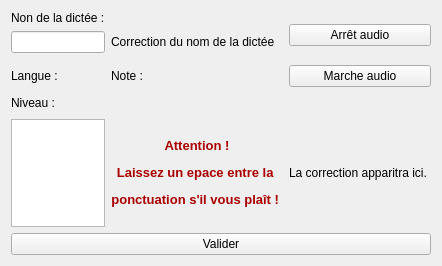
<?xml version="1.0" encoding="UTF-8"?>
<ui version="4.0">
 <class>Form</class>
 <widget class="QWidget" name="Form">
  <property name="geometry">
   <rect>
    <x>0</x>
    <y>0</y>
    <width>423</width>
    <height>266</height>
   </rect>
  </property>
  <property name="windowTitle">
   <string>Form</string>
  </property>
  <layout class="QGridLayout" name="gridLayout_2">
   <item row="2" column="0">
    <widget class="QPushButton" name="pb_valider_dictee">
     <property name="text">
      <string>Valider</string>
     </property>
    </widget>
   </item>
   <item row="0" column="0">
    <layout class="QGridLayout" name="gridLayout">
     <item row="5" column="3">
      <spacer name="horizontalSpacer">
       <property name="orientation">
        <enum>Qt::Horizontal</enum>
       </property>
       <property name="sizeHint" stdset="0">
        <size>
         <width>40</width>
         <height>20</height>
        </size>
       </property>
      </spacer>
     </item>
     <item row="3" column="0">
      <widget class="QLabel" name="label_langue">
       <property name="text">
        <string>Langue : </string>
       </property>
      </widget>
     </item>
     <item row="1" column="0">
      <widget class="QLineEdit" name="le_nom_dictee"/>
     </item>
     <item row="10" column="2">
      <widget class="QLabel" name="label_attention">
       <property name="text">
        <string>&lt;html&gt;&lt;head/&gt;&lt;body&gt;&lt;p align=&quot;center&quot;&gt;&lt;span style=&quot; font-size:10pt; font-weight:600; color:#aa0000;&quot;&gt;Attention !&lt;/span&gt;&lt;/p&gt;&lt;p align=&quot;center&quot;&gt;&lt;span style=&quot; font-size:10pt; font-weight:600; color:#aa0000;&quot;&gt;    Laissez un epace entre la &lt;/span&gt;&lt;/p&gt;&lt;p align=&quot;center&quot;&gt;&lt;span style=&quot; font-size:10pt; font-weight:600; color:#aa0000;&quot;&gt;    ponctuation s'il vous plaît ! &lt;/span&gt;&lt;/p&gt;&lt;/body&gt;&lt;/html&gt;</string>
       </property>
      </widget>
     </item>
     <item row="0" column="0">
      <widget class="QLabel" name="label_nom_dictee">
       <property name="text">
        <string>Non de la dictée :</string>
       </property>
      </widget>
     </item>
     <item row="10" column="0">
      <widget class="QPlainTextEdit" name="pltext_dictee">
       <property name="plainText">
        <string/>
       </property>
      </widget>
     </item>
     <item row="0" column="3" rowspan="3">
      <widget class="QPushButton" name="pb_arret_audio">
       <property name="text">
        <string>Arrêt audio</string>
       </property>
       <property name="icon">
        <iconset>
         <normaloff>:/image_icone_pause.png</normaloff>
         <activeoff>:/image_icone_pause.png</activeoff>
         <activeon>:/image_icone_pause.png</activeon>
         <selectedoff>:/image_icone_pause.png</selectedoff>
         <selectedon>:/image_icone_pause.png</selectedon>:/image_icone_pause.png</iconset>
       </property>
      </widget>
     </item>
     <item row="3" column="3">
      <widget class="QPushButton" name="pb_marche_audio">
       <property name="text">
        <string>Marche audio</string>
       </property>
       <property name="icon">
        <iconset>
         <normaloff>:/newPrefix/image_icone_lecture.png</normaloff>:/newPrefix/image_icone_lecture.png</iconset>
       </property>
      </widget>
     </item>
     <item row="5" column="0">
      <widget class="QLabel" name="label_niveau">
       <property name="text">
        <string>Niveau : </string>
       </property>
      </widget>
     </item>
     <item row="10" column="3">
      <widget class="QLabel" name="label">
       <property name="text">
        <string>La correction apparitra ici. </string>
       </property>
      </widget>
     </item>
     <item row="1" column="2">
      <widget class="QLabel" name="label_2">
       <property name="text">
        <string>Correction du nom de la dictée</string>
       </property>
      </widget>
     </item>
     <item row="3" column="2">
      <widget class="QLabel" name="label_3">
       <property name="text">
        <string>Note : </string>
       </property>
      </widget>
     </item>
    </layout>
   </item>
  </layout>
 </widget>
 <resources/>
 <connections/>
</ui>
